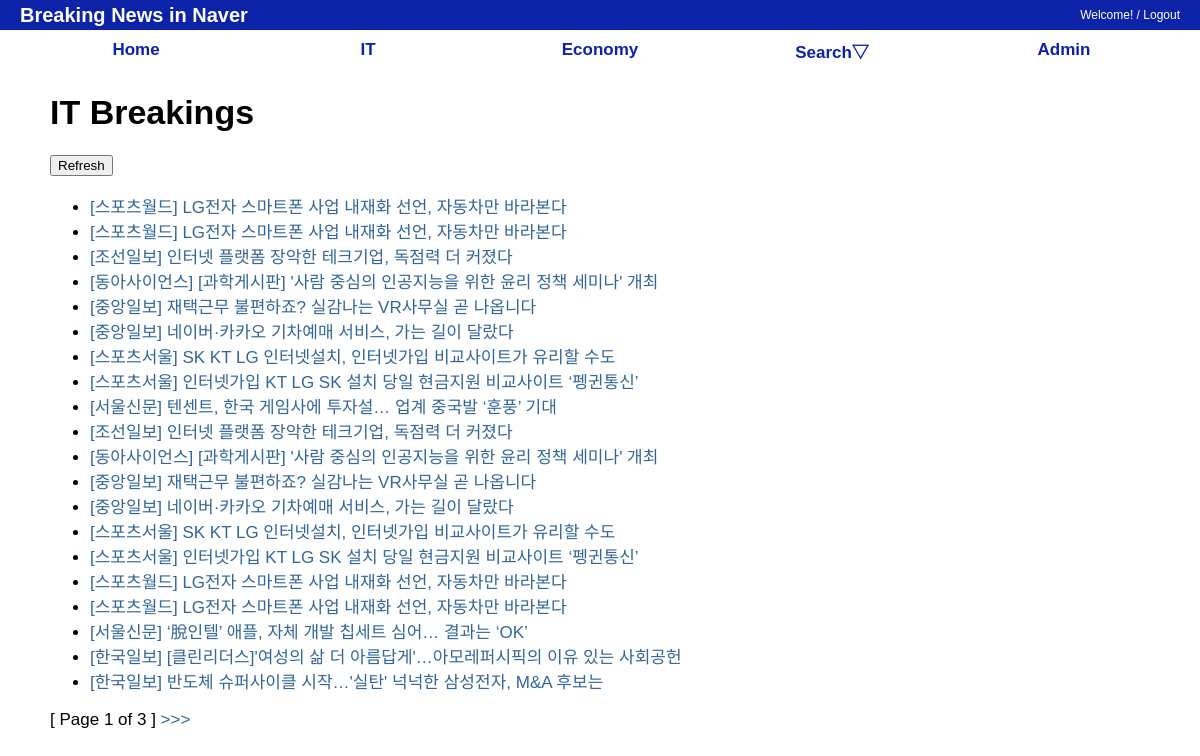
The app's page /IT/ with its own data.
### itnews/models.py (models this page shows)
class IT_news(models.Model):
    title = models.CharField(max_length=200)
    summary = models.CharField(blank=True)
    paper = models.CharField(max_length=100)
    def __str__(self):
        return self.title

### itnews/views.py (the view)
# urls.py: path('', BreakingsLV.as_view(), name='index'),
class BreakingsLV(ListView):
    model = IT_news
    template_name = 'it_news_list.html'
    paginate_by = 20

### itnews/templates/itnews/it_news_list.html (shortened to what this page needs)
{% extends "base.html" %}
{% block content %}
<div id="content">
    <h1>IT Breakings</h1>
    <form action="/IT/refresh" method="post">
        <input type="submit" value="Refresh">
    <ul>
        {% for itnews in object_list %}
            <li><a href="{% url 'itnews:detail' itnews.id %}" target='_blank'>[{{ itnews.paper }}] {{ itnews }}</a></li>
        {% endfor %}
    </ul>
    <div>
        [ Page {{ page_obj.number }} of {{ page_obj.paginator.num_pages}} ]
        {% if page_obj.has_next %}
            <a href="?page={{ page_obj.next_page_number }}"> >>> </a>
        {% endif %}
    </div>
</div>
{% endblock %}

### templates/base.html (shortened to what this page needs)
<!DOCTYPE html>
<html lang="ko">
    <head>
        {% load static %}
        <link rel="stylesheet" type="text/css" href="{% block stylesheet %}{% static "css/base.css" %}{% endblock %}" />
        <link rel="stylesheet" type="text/css" href="{% block extrastyle %}{% endblock %}" />
    </head>
    <body>
        <div id="header">
            <h2 class="maintitle">Breaking News in Naver</h2>
                <h4 class="welcome">Welcome! /
                    <a href="#">Logout</a>
                </h4>
        </div>
        <div id="menu">
            <li><a href="{% url 'home' %}"> Home </a></li>
            <li><a href="{% url 'itnews:index' %}"> IT </a></li>
            <li><a href="{% url 'economy:e_index' %}"> Economy </a></li>
            <li><a href="#">Search&bigtriangledown;</a>
            <li><a href="{% url 'admin:index' %}">Admin</a></li>
        </div>
        {% block content %}{% endblock %}
    </body>
</html>

### static/css/base.css (style rules this page uses)
body { font-family: "Lucida Grande", Verdana, Arial, sans-serif; font-size: 17px; }
div#header { position: absolute; top: 0px; left: 0px; height: 30px; width: 100%; display: table; background: rgb(12, 35, 167); }
div#menu { position: absolute; top: 30px; left: 0px; height: 40px; width: 100%; display: table; table-layout: fixed; border-spacing: 40px 0px; background: rgb(255, 255, 255); font-size: 17px; }
div#content { position: absolute; top: 70px; left: 50px; right: 50px; }
.maintitle { display: table-cell; vertical-align: middle; padding-left: 20px; color: rgb(255, 255, 255); font-weight: bold; font-size: 20px; }
.welcome { display: table-cell; vertical-align: middle; text-align: right; padding-right: 20px; color: rgb(255, 255, 255); font-weight: normal; font-size: 12px; }
.welcome a:link, .welcome a:visited { color: rgb(255, 255, 255); }
div#menu a:link, div#menu a:visited { color: rgb(12, 35, 167); }
div#menu > li { display: table-cell; vertical-align: middle; border-radius: 25px; text-align: center; font-weight: bold; }
a:link, a:visited { color: #369; text-decoration: none; }

### records on screen
IT_news: paper "스포츠월드", title "LG전자 스마트폰 사업 내재화 선언, 자동차만 바라본다"
IT_news: paper "스포츠월드", title "LG전자 스마트폰 사업 내재화 선언, 자동차만 바라본다"
IT_news: paper "조선일보", title "인터넷 플랫폼 장악한 테크기업, 독점력 더 커졌다"
IT_news: paper "동아사이언스", title "[과학게시판] '사람 중심의 인공지능을 위한 윤리 정책 세미나' 개최"
IT_news: paper "중앙일보", title "재택근무 불편하죠? 실감나는 VR사무실 곧 나옵니다"
IT_news: paper "중앙일보", title "네이버·카카오 기차예매 서비스, 가는 길이 달랐다"
IT_news: paper "스포츠서울", title "SK KT LG 인터넷설치, 인터넷가입 비교사이트가 유리할 수도"
IT_news: paper "스포츠서울", title "인터넷가입 KT LG SK 설치 당일 현금지원 비교사이트 ‘펭귄통신’"
IT_news: paper "서울신문", title "텐센트, 한국 게임사에 투자설… 업계 중국발 ‘훈풍’ 기대"
IT_news: paper "조선일보", title "인터넷 플랫폼 장악한 테크기업, 독점력 더 커졌다"
IT_news: paper "동아사이언스", title "[과학게시판] '사람 중심의 인공지능을 위한 윤리 정책 세미나' 개최"
IT_news: paper "중앙일보", title "재택근무 불편하죠? 실감나는 VR사무실 곧 나옵니다"
IT_news: paper "중앙일보", title "네이버·카카오 기차예매 서비스, 가는 길이 달랐다"
IT_news: paper "스포츠서울", title "SK KT LG 인터넷설치, 인터넷가입 비교사이트가 유리할 수도"
IT_news: paper "스포츠서울", title "인터넷가입 KT LG SK 설치 당일 현금지원 비교사이트 ‘펭귄통신’"
IT_news: paper "스포츠월드", title "LG전자 스마트폰 사업 내재화 선언, 자동차만 바라본다"
IT_news: paper "스포츠월드", title "LG전자 스마트폰 사업 내재화 선언, 자동차만 바라본다"
IT_news: paper "서울신문", title "‘脫인텔’ 애플, 자체 개발 칩세트 심어… 결과는 ‘OK’"
IT_news: paper "한국일보", title "[클린리더스]'여성의 삶 더 아름답게'…아모레퍼시픽의 이유 있는 사회공헌"
IT_news: paper "한국일보", title "반도체 슈퍼사이클 시작…'실탄' 넉넉한 삼성전자, M&A 후보는"

### other values on screen
{{ page_obj.number }} "1"
{{ page_obj.paginator.num_pages }} "3"
